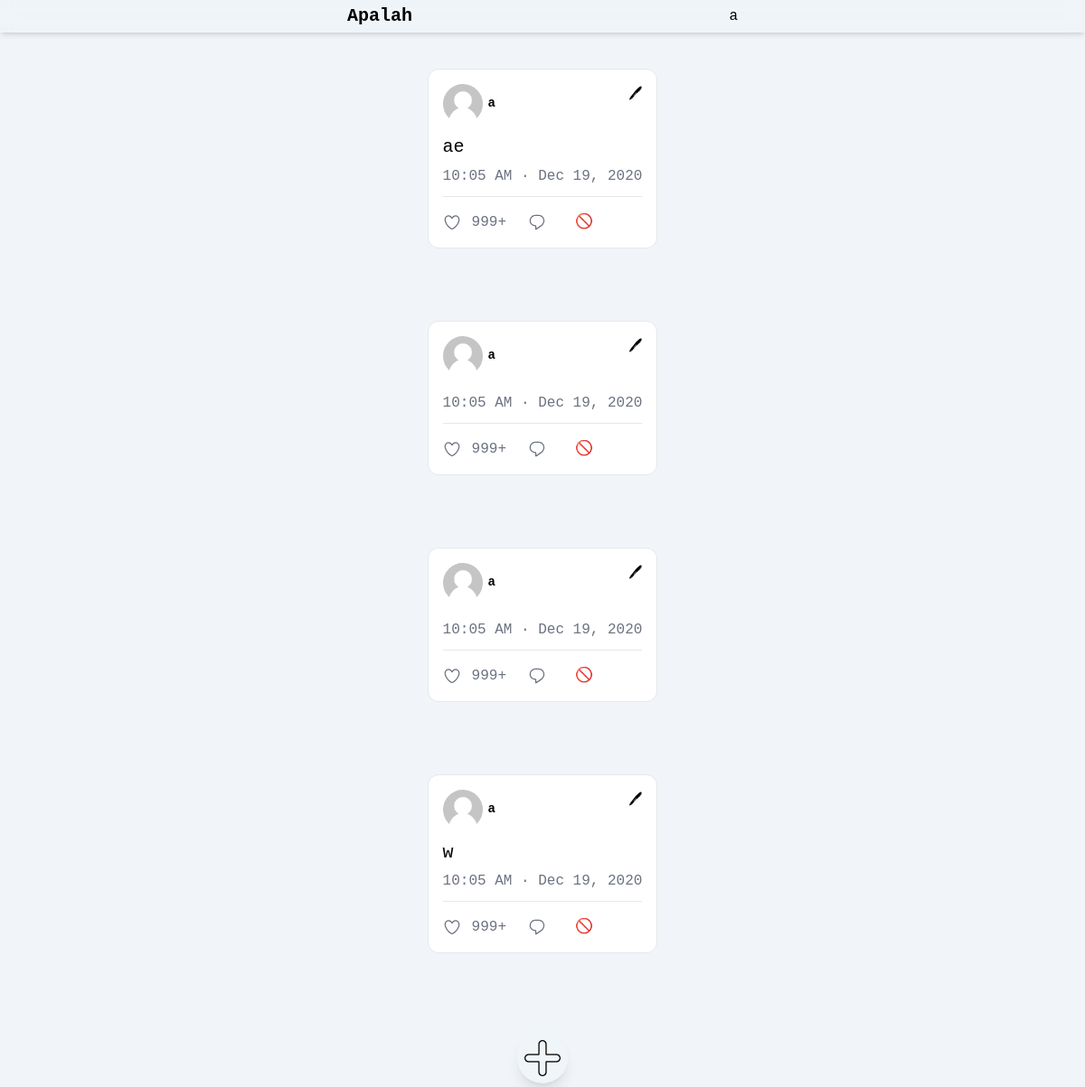
The page /home.php (signed in) on the database as committed earlier.
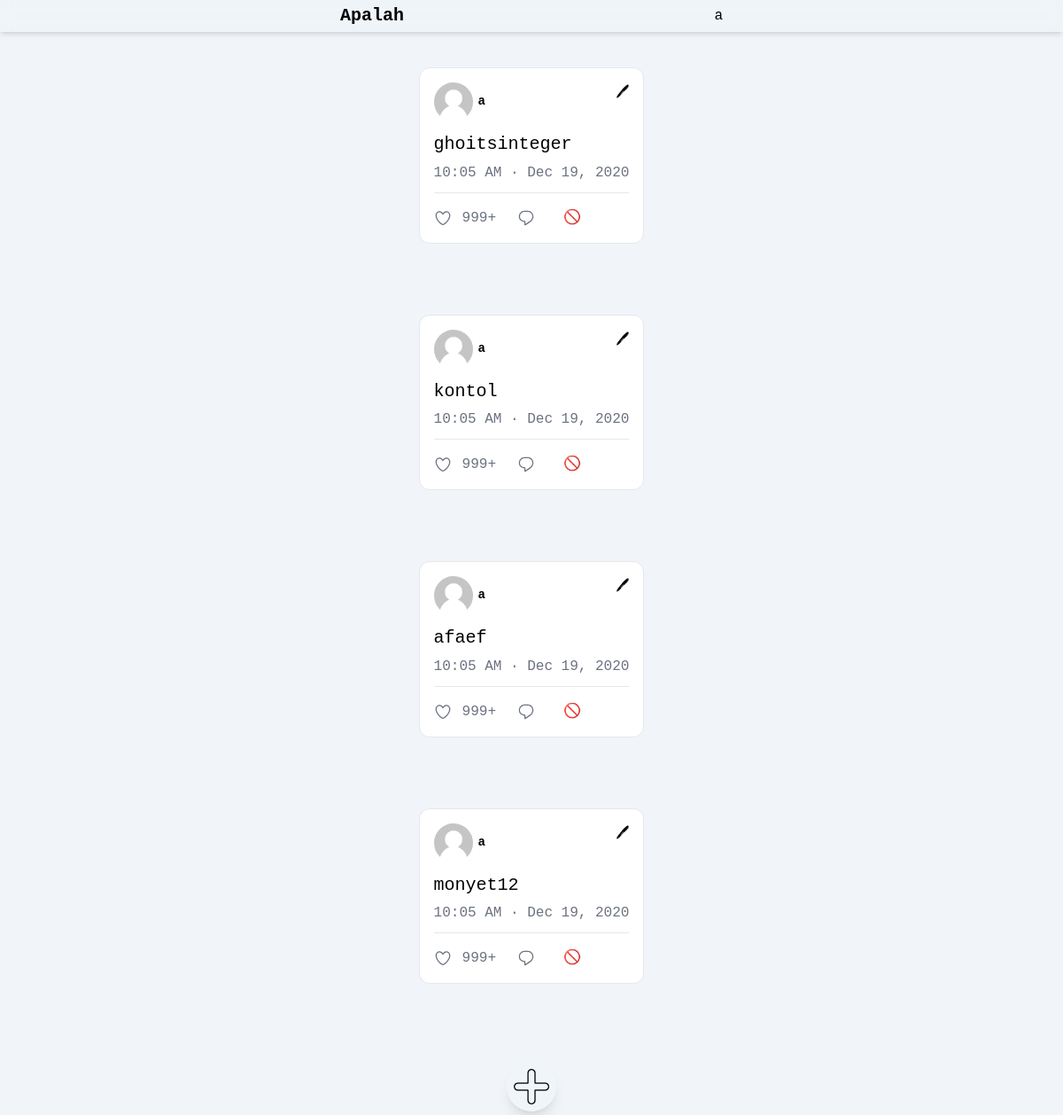
The same page on the database as committed later.
### tables this page shows
CREATE TABLE `post` (
  `id` int(11) NOT NULL,
  `user_id` int(11) NOT NULL,
  `caption` text NOT NULL
);

CREATE TABLE `users` (
  `id` int(11) NOT NULL,
  `username` varchar(255) NOT NULL,
  `email` varchar(255) NOT NULL,
  `password` varchar(255) NOT NULL
);

### home.php (the view, shortened to what this page needs)
<?php
   include("konek.php");
   $query = "SELECT * FROM `post`;";
   $sql = mysqli_query($konek, $query);
   $querya = "SELECT * FROM `users`";
   $sqla = mysqli_query($konek, $querya);
   $hasil= mysqli_fetch_assoc($sqla);
?>
<!DOCTYPE html>
<html lang="en">
<head>
  <script src="https://cdn.tailwindcss.com"></script>
</head>
<body class="font-mono overflow-x-hidden h-screen bg-slate-100">
  <nav class="sticky top-0 w-screen h-9 bg-slate-200/10 p-2 px-96 shadow-md flex  justify-between items-center z-10 backdrop-blur">
    <h1 class="font-bold text-xl">Apalah</h1>
    <a href="account.php"><?= $_SESSION['username']; ?></a>
  </nav>
  <div class="w-screen h-screen px-96 flex justify-center">
    <div class="flex flex-col">
    <?php
    while($result = mysqli_fetch_assoc($sql)) {
        ?>
   <div class=" items-center p-10">
  <div class="bg-white dark:bg-gray-800 border-gray-200 dark:border-gray-800 p-4 rounded-xl border max-w-xl min-w-xl flex flex-col ">
    <div class="flex justify-between">
      <div class="flex items-center">
        <img class="h-11 w-11 rounded-full" src="img/guest.png"/>
        <div class="ml-1.5 text-sm leading-tight">
          <span class="text-black dark:text-white font-bold block "><?= $hasil['username'];?></span>
        </div>
      </div>
        <a href="forum.php?ubah=<?= $result['id'];?>" class="">🖊</a></span>
    </div>
    <p class="text-black dark:text-white block text-xl leading-snug mt-3"><?= $result['caption'];?></p>
    <p class="text-gray-500 dark:text-gray-400 text-base py-1 my-0.5">10:05 AM · Dec 19, 2020</p>
    <div class="border-gray-200 dark:border-gray-600 border border-b-0 my-1"></div>
    <div class="text-gray-500 dark:text-gray-400 flex mt-3">
      <div class="flex items-center mr-6">
        <span class="ml-3">999+</span>
      </div>
      <div class="flex items-center ">
        <span class="ml-8">
      <a href="action/process.php?hapus=<?= $result['id'];?>" name="hapus" onclick="return confirm('Yakin dek?')">🚫</a></span>
      </div>
    </div>
  </div>
</div>
      <?php
    }
    ?>
    </div>
    <div class="fixed bg-slate-100/40 z-10 mb-10 self-end rounded-full flex justify-center items-center hover:translate-y-[-5px] duration-100 backdrop-blur-sm shadow-lg p-2">
      <p><a href="forum.php" name="mantap"><img id="addPopup" class="" src="./img/add.png" width="40px" value="osas" ></a></p>
    </div>
  </div>
</body>
</html>

Rows that differ between the two databases and show on the page:
removed post: $hasil['username'] "a", caption "ae"
removed post: $hasil['username'] "a"
removed post: $hasil['username'] "a"
removed post: $hasil['username'] "a", caption "w"
added post: $hasil['username'] "a", caption "ghoitsinteger"
added post: $hasil['username'] "a", caption "kontol"
added post: $hasil['username'] "a", caption "afaef"
added post: $hasil['username'] "a", caption "monyet12"
